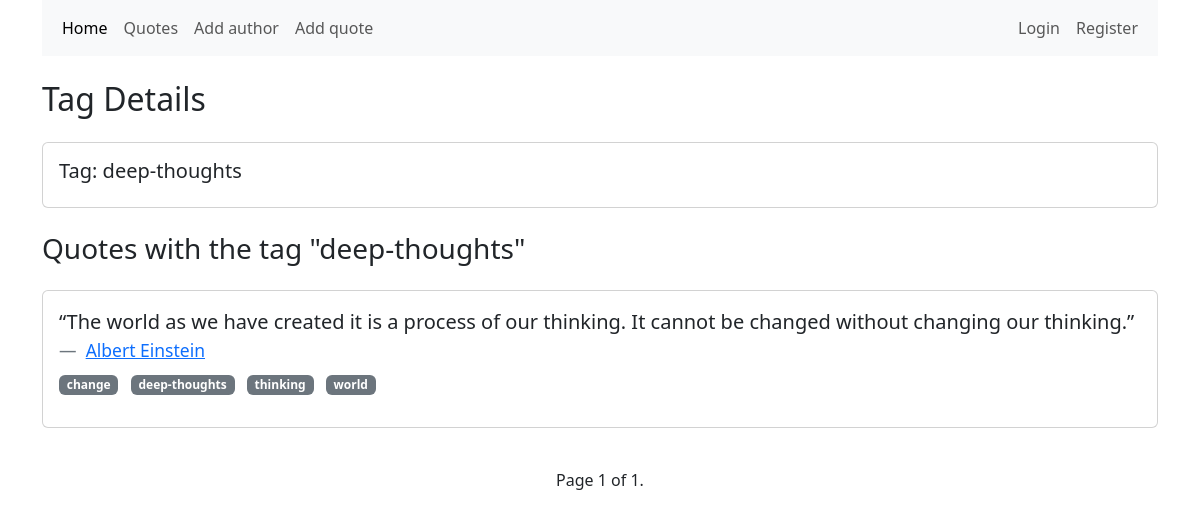
The page /tags/163/ on the database its author committed.
### app_hm10/models.py (models this page shows, shortened)
class Tag(models.Model):
    name = models.CharField(max_length=50)

class Quote(models.Model):
    author = models.ForeignKey(Author, on_delete=models.CASCADE)
    tags = models.ManyToManyField(Tag)
    text = models.TextField()
    class Meta:
        app_label = "app_hm10"

class Author(models.Model):
    fullname = models.CharField(max_length=255)
    born_date = models.CharField(max_length=255)
    born_location = models.CharField(max_length=255)
    description = models.TextField()
    class Meta:
        app_label = "app_hm10"

### app_hm10/views.py (the view)
# urls.py: path("tags/<int:tag_id>/", views.tag_detail, name="tag_detail"),
def tag_detail(request, tag_id):
    tag = get_object_or_404(Tag, id=tag_id)
    quotes = tag.quote_set.all().order_by('-id')  # Сортуємо по даті, або будь-якому іншому критерію
    paginator = Paginator(quotes, 10)  # Показувати 10 цитат на сторінці
    page_number = request.GET.get('page')
    page_quotes = paginator.get_page(page_number)
    return render(request, 'app_hm10/tag_detail.html', {'tag': tag, 'page_quotes': page_quotes})

### app_hm10/templates/app_hm10/tag_detail.html (shortened to what this page needs)
{% extends "app_hm10/base.html" %}
{% block content %}
    <h2 class="my-4">Tag Details</h2>
    <div class="card">
        <div class="card-body">
            <h5 class="card-title">Tag: {{ tag.name }}</h5>
        </div>
    </div>
    <h3 class="my-4">Quotes with the tag "{{ tag.name }}"</h3>
    <div class="row">
        {% for quote in page_quotes %}
            <div class="col-md-12 mb-4">
                <div class="card">
                    <div class="card-body">
                        <blockquote class="blockquote mb-0">
                            <p>{{ quote.text }}</p>
                            <footer class="blockquote-footer">
                                <a href="{% url 'app_hm10:author_detail' author_id=quote.author.id %}">
                                    {{ quote.author.fullname }}
                                </a>
                            </footer>
                        </blockquote>
                        <ul class="list-inline mt-2">
                            {% for tag in quote.tags.all %}
                                <li class="list-inline-item badge bg-secondary">{{ tag.name }}</li>
                            {% endfor %}
                        </ul>
                    </div>
                </div>
            </div>
        {% endfor %}
    </div>
    <div class="pagination justify-content-center my-3">
        <span class="current-page mx-3">
            Page {{ page_quotes.number }} of {{ page_quotes.paginator.num_pages }}.
        </span>
    </div>
{% endblock %}

### rows shown on the page
Tag: name "deep-thoughts"
Quote: text "“The world as we have created it is a process of our thinking. It cannot be changed without changing our thinking.”", author.fullname "Albert Einstein"
Tag: name "change"
Tag: name "thinking"
Tag: name "world"

### other values the page prints
{{ page_quotes.number }} "1"
{{ page_quotes.paginator.num_pages }} "1"
